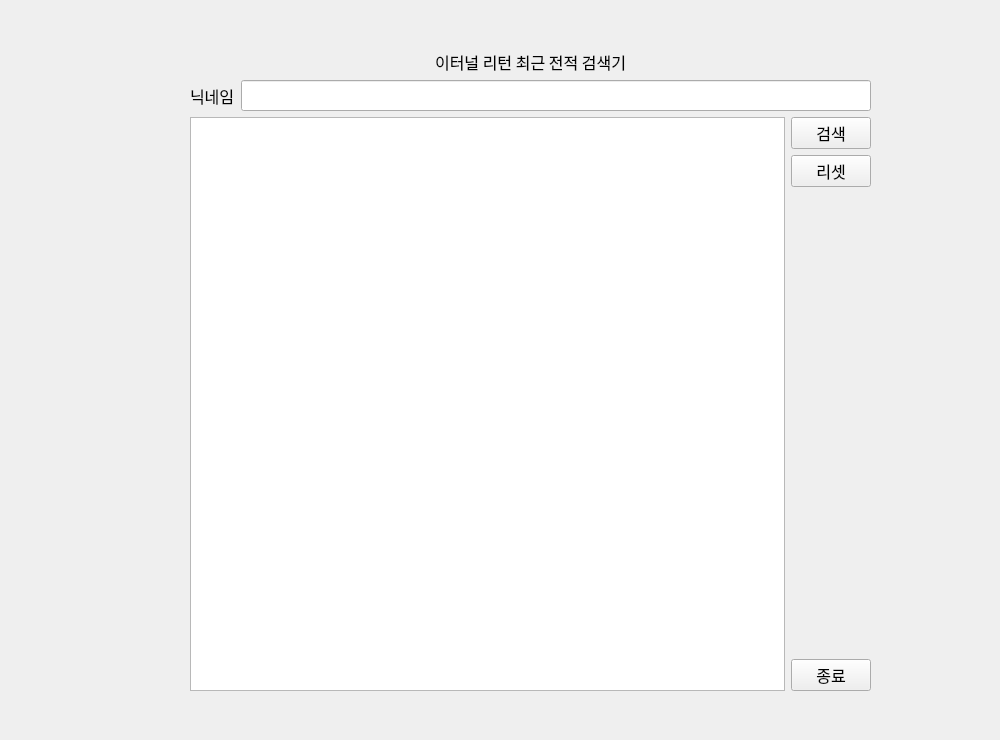
<?xml version="1.0" encoding="UTF-8"?>
<ui version="4.0">
 <class>Form</class>
 <widget class="QWidget" name="Form">
  <property name="geometry">
   <rect>
    <x>0</x>
    <y>0</y>
    <width>1000</width>
    <height>740</height>
   </rect>
  </property>
  <property name="font">
   <font>
    <family>HY견고딕</family>
    <pointsize>12</pointsize>
   </font>
  </property>
  <property name="windowTitle">
   <string>Form</string>
  </property>
  <widget class="QWidget" name="layoutWidget">
   <property name="geometry">
    <rect>
     <x>190</x>
     <y>50</y>
     <width>681</width>
     <height>641</height>
    </rect>
   </property>
   <layout class="QGridLayout" name="gridLayout">
    <item row="0" column="0">
     <layout class="QVBoxLayout" name="verticalLayout_2">
      <item>
       <widget class="QLabel" name="label_3">
        <property name="text">
         <string>이터널 리턴 최근 전적 검색기</string>
        </property>
        <property name="alignment">
         <set>Qt::AlignmentFlag::AlignCenter</set>
        </property>
       </widget>
      </item>
      <item>
       <layout class="QFormLayout" name="formLayout">
        <item row="0" column="0">
         <widget class="QLabel" name="label">
          <property name="text">
           <string>닉네임</string>
          </property>
         </widget>
        </item>
        <item row="0" column="1">
         <widget class="QLineEdit" name="nickname"/>
        </item>
       </layout>
      </item>
     </layout>
    </item>
    <item row="1" column="0">
     <layout class="QHBoxLayout" name="horizontalLayout">
      <item>
       <widget class="QTextBrowser" name="textBrowser"/>
      </item>
      <item>
       <layout class="QVBoxLayout" name="verticalLayout">
        <item>
         <widget class="QPushButton" name="start_btn">
          <property name="font">
           <font>
            <family>HY견고딕</family>
            <pointsize>12</pointsize>
           </font>
          </property>
          <property name="text">
           <string>검색</string>
          </property>
         </widget>
        </item>
        <item>
         <widget class="QPushButton" name="reset_btn">
          <property name="font">
           <font>
            <family>HY견고딕</family>
            <pointsize>12</pointsize>
           </font>
          </property>
          <property name="text">
           <string>리셋</string>
          </property>
         </widget>
        </item>
        <item>
         <spacer name="verticalSpacer">
          <property name="orientation">
           <enum>Qt::Orientation::Vertical</enum>
          </property>
          <property name="sizeHint" stdset="0">
           <size>
            <width>20</width>
            <height>40</height>
           </size>
          </property>
         </spacer>
        </item>
        <item>
         <widget class="QPushButton" name="quit_btn">
          <property name="font">
           <font>
            <family>HY견고딕</family>
            <pointsize>12</pointsize>
           </font>
          </property>
          <property name="text">
           <string>종료</string>
          </property>
         </widget>
        </item>
       </layout>
      </item>
     </layout>
    </item>
   </layout>
  </widget>
 </widget>
 <resources/>
 <connections/>
</ui>
